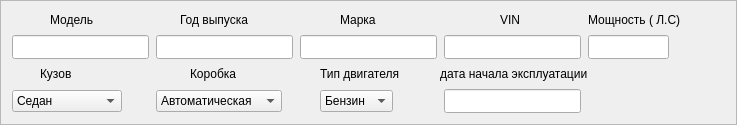
      <widget class="QFrame" name="car_data">
       <property name="enabled">
        <bool>true</bool>
       </property>
       <property name="geometry">
        <rect>
         <x>0</x>
         <y>190</y>
         <width>737</width>
         <height>125</height>
        </rect>
       </property>
       <property name="styleSheet">
        <string notr="true"/>
       </property>
       <property name="frameShape">
        <enum>QFrame::StyledPanel</enum>
       </property>
       <property name="frameShadow">
        <enum>QFrame::Raised</enum>
       </property>
       <property name="frame.hide()" stdset="0">
        <string/>
       </property>
       <widget class="QLineEdit" name="car_model">
        <property name="geometry">
         <rect>
          <x>12</x>
          <y>35</y>
          <width>137</width>
          <height>24</height>
         </rect>
        </property>
       </widget>
       <widget class="QLineEdit" name="car_year">
        <property name="geometry">
         <rect>
          <x>156</x>
          <y>35</y>
          <width>137</width>
          <height>24</height>
         </rect>
        </property>
       </widget>
       <widget class="QLineEdit" name="car_mark">
        <property name="geometry">
         <rect>
          <x>300</x>
          <y>35</y>
          <width>137</width>
          <height>24</height>
         </rect>
        </property>
       </widget>
       <widget class="QLabel" name="label_12">
        <property name="geometry">
         <rect>
          <x>50</x>
          <y>12</y>
          <width>45</width>
          <height>16</height>
         </rect>
        </property>
        <property name="text">
         <string>Модель</string>
        </property>
       </widget>
       <widget class="QLabel" name="label_13">
        <property name="geometry">
         <rect>
          <x>180</x>
          <y>12</y>
          <width>73</width>
          <height>16</height>
         </rect>
        </property>
        <property name="text">
         <string>Год выпуска</string>
        </property>
       </widget>
       <widget class="QLabel" name="label_14">
        <property name="geometry">
         <rect>
          <x>340</x>
          <y>12</y>
          <width>37</width>
          <height>16</height>
         </rect>
        </property>
        <property name="text">
         <string>Марка</string>
        </property>
       </widget>
       <widget class="QLineEdit" name="car_vin">
        <property name="geometry">
         <rect>
          <x>444</x>
          <y>35</y>
          <width>137</width>
          <height>24</height>
         </rect>
        </property>
       </widget>
       <widget class="QLabel" name="label_16">
        <property name="geometry">
         <rect>
          <x>500</x>
          <y>12</y>
          <width>20</width>
          <height>16</height>
         </rect>
        </property>
        <property name="text">
         <string>VIN</string>
        </property>
       </widget>
       <widget class="QLineEdit" name="car_power">
        <property name="geometry">
         <rect>
          <x>588</x>
          <y>35</y>
          <width>81</width>
          <height>24</height>
         </rect>
        </property>
       </widget>
       <widget class="QLabel" name="label_17">
        <property name="geometry">
         <rect>
          <x>588</x>
          <y>12</y>
          <width>100</width>
          <height>16</height>
         </rect>
        </property>
        <property name="text">
         <string>Мощность ( Л.С)</string>
        </property>
       </widget>
       <widget class="QLabel" name="label_18">
        <property name="geometry">
         <rect>
          <x>40</x>
          <y>66</y>
          <width>33</width>
          <height>16</height>
         </rect>
        </property>
        <property name="text">
         <string>Кузов</string>
        </property>
       </widget>
       <widget class="QLabel" name="label_19">
        <property name="geometry">
         <rect>
          <x>190</x>
          <y>66</y>
          <width>48</width>
          <height>16</height>
         </rect>
        </property>
        <property name="text">
         <string>Коробка</string>
        </property>
       </widget>
       <widget class="QComboBox" name="car_transmission_type">
        <property name="geometry">
         <rect>
          <x>156</x>
          <y>90</y>
          <width>126</width>
          <height>22</height>
         </rect>
        </property>
        <item>
         <property name="text">
          <string>Автоматическая</string>
         </property>
        </item>
        <item>
         <property name="text">
          <string>Механическая</string>
         </property>
        </item>
       </widget>
       <widget class="QComboBox" name="car_body_type">
        <property name="geometry">
         <rect>
          <x>12</x>
          <y>90</y>
          <width>110</width>
          <height>22</height>
         </rect>
        </property>
        <item>
         <property name="text">
          <string>Седан</string>
         </property>
        </item>
        <item>
         <property name="text">
          <string>Хетчбек</string>
         </property>
        </item>
        <item>
         <property name="text">
          <string>Универсал</string>
         </property>
        </item>
        <item>
         <property name="text">
          <string>Внедорожник</string>
         </property>
        </item>
        <item>
         <property name="text">
          <string>Лифтбек</string>
         </property>
        </item>
       </widget>
       <widget class="QComboBox" name="car_engine_type">
        <property name="geometry">
         <rect>
          <x>320</x>
          <y>90</y>
          <width>73</width>
          <height>22</height>
         </rect>
        </property>
        <item>
         <property name="text">
          <string>Бензин</string>
         </property>
        </item>
        <item>
         <property name="text">
          <string>Дизель</string>
         </property>
        </item>
       </widget>
       <widget class="QLabel" name="label_20">
        <property name="geometry">
         <rect>
          <x>320</x>
          <y>66</y>
          <width>86</width>
          <height>16</height>
         </rect>
        </property>
        <property name="text">
         <string>Тип двигателя</string>
        </property>
       </widget>
       <widget class="QLineEdit" name="car_exploitation_date">
        <property name="geometry">
         <rect>
          <x>444</x>
          <y>89</y>
          <width>137</width>
          <height>24</height>
         </rect>
        </property>
       </widget>
       <widget class="QLabel" name="label_24">
        <property name="geometry">
         <rect>
          <x>440</x>
          <y>66</y>
          <width>156</width>
          <height>16</height>
         </rect>
        </property>
        <property name="text">
         <string>дата начала эксплуатации</string>
        </property>
       </widget>
      </widget>
